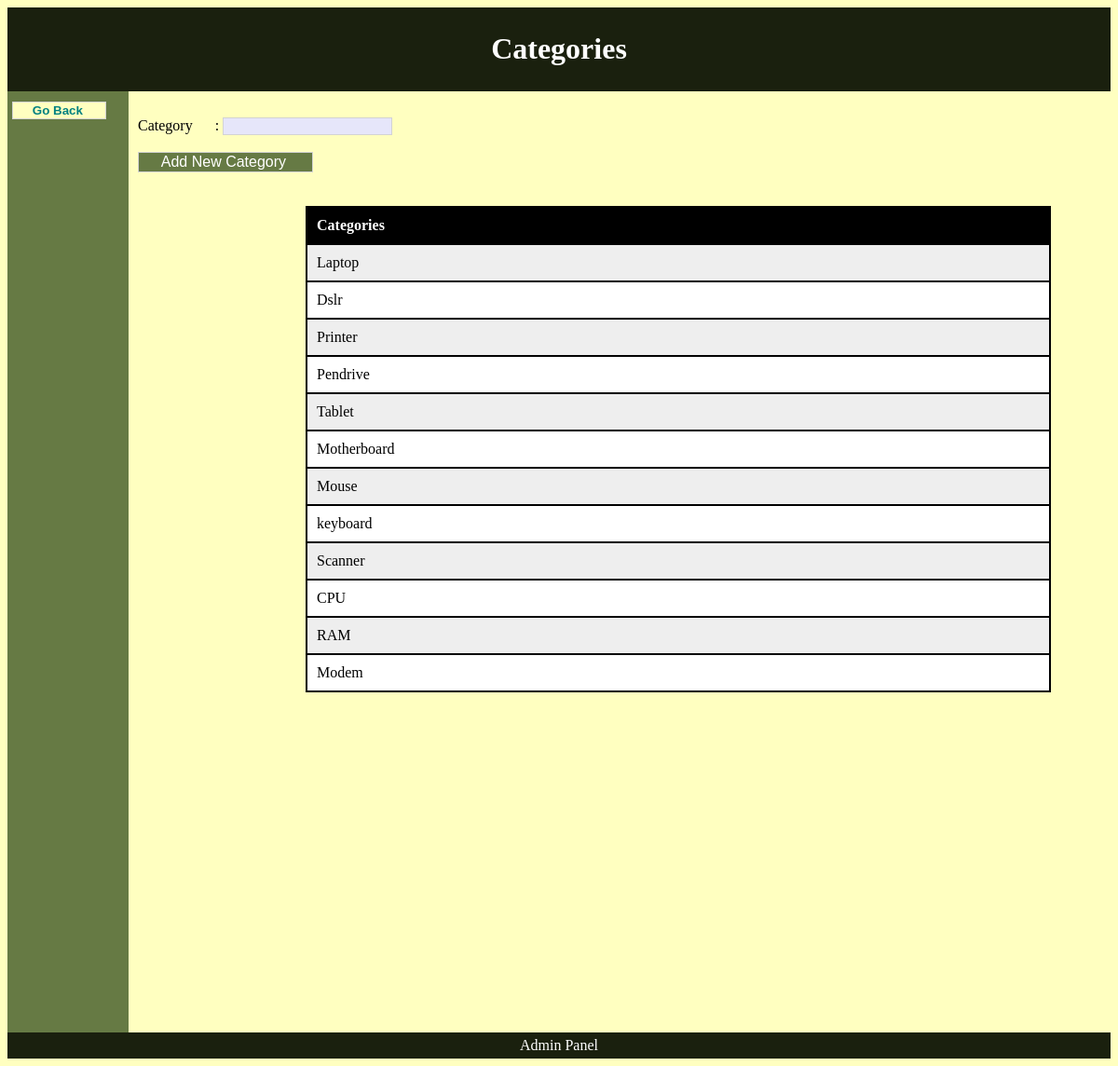
/Sales-portion/Categories.php (signed in), run on the app's committed database.
### tables this page shows
CREATE TABLE IF NOT EXISTS `categories` (
  `Cat_id` int(10) NOT NULL,
  `Cat_name` varchar(15) NOT NULL,
  `D_id` int(15) NOT NULL
);

### Sales-portion/Categories.php (the view, shortened to what this page needs)
<!DOCTYPE html>
<html>
    <head>
        <link rel="stylesheet" href="style.css">
    </head>
    <body>
        <header>
        <h1>Categories</h1>
        </header>
        <nav>
            <div class="submit">
            <form action="SalesSection.php" method="POST"><input type="submit" class="cat"style="font-face: 'Comic Sans MS'; font-size: smaller; color: teal; background-color: #FFFFC0; border: 1pt ridge lightgrey" value="&nbsp;&nbsp;&nbsp;&nbsp;Go Back&nbsp;&nbsp;&nbsp;&nbsp;&nbsp;"></form></div>
      </nav>
<?php
    $result = mysql_query("SELECT `Cat_name`FROM project.`categories`WHERE project.`categories`.`D_id`='1'  ORDER BY  `Cat_id`  ");
?>
        <section>
        <!DOCTYPE html>
        <html>
        <head>
        </head>
        <body bgcolor=" #FFFFC0">
<form action="addcategory.php" method="POST"><br>
Category  &nbsp;&nbsp;&nbsp;&nbsp;&nbsp;: <input type="text"style="font-face: 'Comic Sans MS'; font-size: small; color: teal; background-color:#E6E6FA ; border: 1pt ridge lightgrey" pattern="[a-zA-Z0-9\s]+" title="The name must in A-Z a-z 0-9 format"name="cat_name" id="ctext">
    <br>
    <br>
  <div class="sub"> <input type="submit" style="font-face: 'Comic Sans MS'; font-size: medium;cursor:pointer; color: white; background-color: #667A44; border: 1pt ridge lightgrey" value="&nbsp;&nbsp;&nbsp;&nbsp;Add New Category&nbsp;&nbsp;&nbsp;&nbsp;&nbsp;"></form></div>
    <br><br>
        <div class="table">
        <table id="t01">
          <tr>
              <th>Categories</th>
          </tr>
<?php
            while($row=mysql_fetch_array($result,MYSQL_NUM)){
              echo "<tr>";
              echo "<td>" .$row[0]."</td>";
              echo "</tr>";
              }
?>
        </table>
        </div>
        </body>
        </section>
        <footer>
        Admin Panel
        </footer>
    </body>
</html>

### Sales-portion/style.css (style rules this page uses)
header { background-color:#1A200E; color:white; text-align:center; padding:5px; }
.cat { cursor: pointer; font-weight:bold; }
.submit { -webkit-transition: width 2s; transition: width 2s; }
.sub { -webkit-transition: width 2s,height 3s; transition: width 2s,height 3s; }
nav { line-height:30px; background-color:#667A44; height: 1000px; width:120px; float:left; padding:5px; }
section { margin-top: auto; width:650px; float:left; height: auto; padding:10px; }
footer { background-color:#1A200E; color:white; clear:both; text-align:center; padding:5px; }
.table { width: 800px; height: 300px; margin-left: 180px; }

### Sales-portion/Categories.php (style rules this page uses)
table { width:100%; }
table, th, td { border: 2px solid black; border-collapse: collapse; }
th, td { padding: 10px; text-align: left; }
table#t01 tr:nth-child(even) { background-color: #eee; }
table#t01 tr:nth-child(odd) { background-color:#fff; }
table#t01 th { background-color: black; color: white; }

### data on the page
categories: Cat_name "Laptop"
categories: Cat_name "Dslr"
categories: Cat_name "Printer"
categories: Cat_name "Pendrive"
categories: Cat_name "Tablet"
categories: Cat_name "Motherboard"
categories: Cat_name "Mouse"
categories: Cat_name "keyboard"
categories: Cat_name "Scanner"
categories: Cat_name "CPU"
categories: Cat_name "RAM"
categories: Cat_name "Modem"
